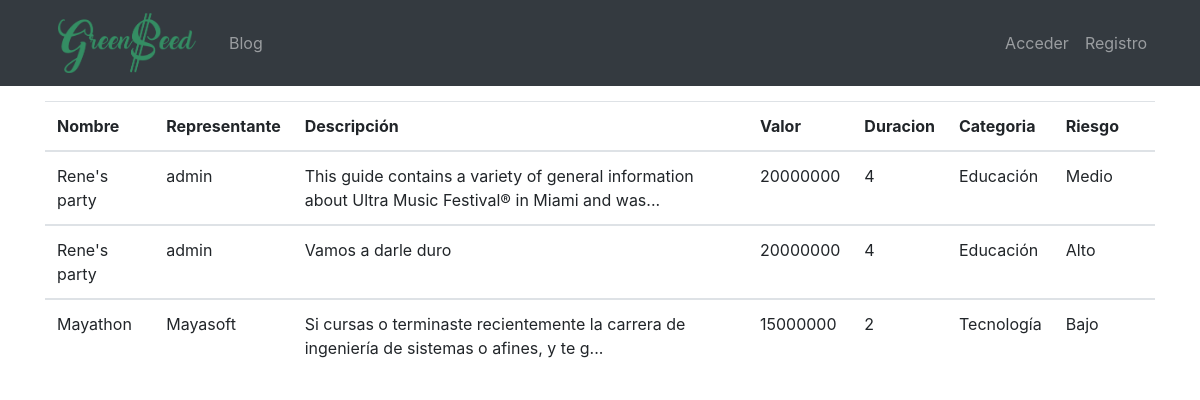
The page /proyectos/ on the database its author committed.
### prestamos/models.py (models this page shows, shortened)
class Solicitudes(models.Model):
    fecha_inicio = models.DateField(null=True, blank=True)
    duracion = models.IntegerField()
    nombre = models.CharField(max_length=20)
    valor = models.IntegerField()
    valor_Faltante = models.IntegerField()
    descripcion = RichTextField(verbose_name="Contenido")
    youtube = models.URLField(max_length=200, null=True, blank=True)
    estado = models.CharField(max_length=1, choices= ESTADO_CHOICE, default='p')
    solicitante = models.ForeignKey(User, related_name="get_solicitudes", on_delete=models.PROTECT)
    categoria = models.ForeignKey(Categorias, on_delete=models.PROTECT)
    nivelDeRiesgo = models.ForeignKey(NivelesDeRiesgo, on_delete=models.PROTECT, null=True, blank=True)
    created = models.DateTimeField(auto_now_add=True)
    update = models.DateTimeField(auto_now=True)

class Categorias(models.Model):
    nombre = models.CharField(max_length=100)
    created = models.DateTimeField(auto_now_add=True)
    update = models.DateTimeField(auto_now=True)

class NivelesDeRiesgo(models.Model):
    limiteInferior = models.IntegerField()
    limiteSuperior = models.IntegerField()
    riesgo = models.CharField(max_length=10)
    porcentaje = models.DecimalField(max_digits=2, decimal_places=2)

### prestamos/views.py (the view)
# urls.py: path('proyectos/', SolicitudesList.as_view(), name='list'),
class SolicitudesList(ListView):
    model = Solicitudes
    template_name = "prestamos/list_solicitudes.html"
    def get_queryset(self):
        return Solicitudes.objects.filter(estado='p').exclude(nivelDeRiesgo=NivelesDeRiesgo.objects.get(id=4))

### prestamos/templates/prestamos/list_solicitudes.html (shortened to what this page needs)
{% extends 'base.html' %}
{% load static %}
{% block content %}
<table class="table table-hover">
<thead>
    <tr>
        <th>Nombre</th>
        <th>Representante</th>
        <th>Descripción</th>
        <th>Valor</th>
        <th>Duracion</th>
        <th>Categoria</th>
        <th>Riesgo</th>
        <th></th>
    </tr>
</thead>
{% for solicitud in solicitudes_list %}
    <tbody>
        <tr>
            <td>{{ solicitud.nombre }}</td>
            <td>{{ solicitud.solicitante.username }}</td>
            <td>{{ solicitud.descripcion|striptags|safe|truncatechars:"100" }}</td>
            <td>{{ solicitud.valor }}</td>
            <td>{{ solicitud.duracion }}</td>
            <td>{{ solicitud.categoria.nombre }}</td>
            <td>{{ solicitud.nivelDeRiesgo.riesgo }}</td>
        </tr>
    </tbody>
{% endfor %}
</table>
{% endblock %}

### plataforma/static/core/css/main.css (style rules this page uses)
:root { --jumbotron-padding-y: 3rem; }

### rows shown on the page
Solicitudes: nombre "Rene's party", solicitante.username "admin", descripcion "This guide contains a variety of general information about Ultra Music Festival® in Miami and was...", valor "20000000", duracion "4", categoria.nombre "Educación", nivelDeRiesgo.riesgo "Medio"
Solicitudes: nombre "Rene's party", solicitante.username "admin", descripcion "Vamos a darle duro", valor "20000000", duracion "4", categoria.nombre "Educación", nivelDeRiesgo.riesgo "Alto"
Solicitudes: nombre "Mayathon", solicitante.username "Mayasoft", descripcion "Si cursas o terminaste recientemente la carrera de ingeniería de sistemas o afines, y te g...", valor "15000000", duracion "2", categoria.nombre "Tecnología", nivelDeRiesgo.riesgo "Bajo"
